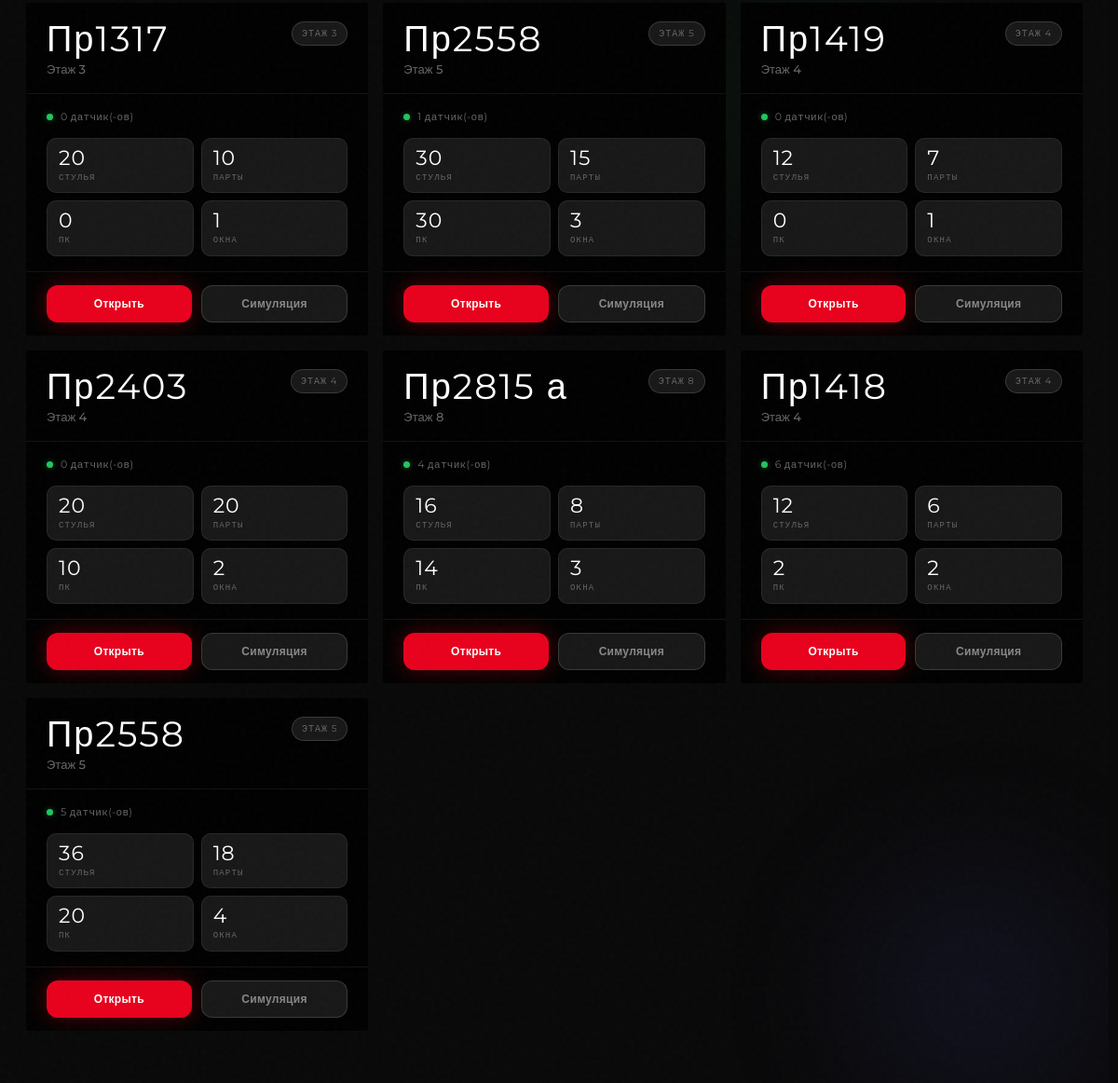
Before: /dashboard/ (signed in, lower part) with the older database file.
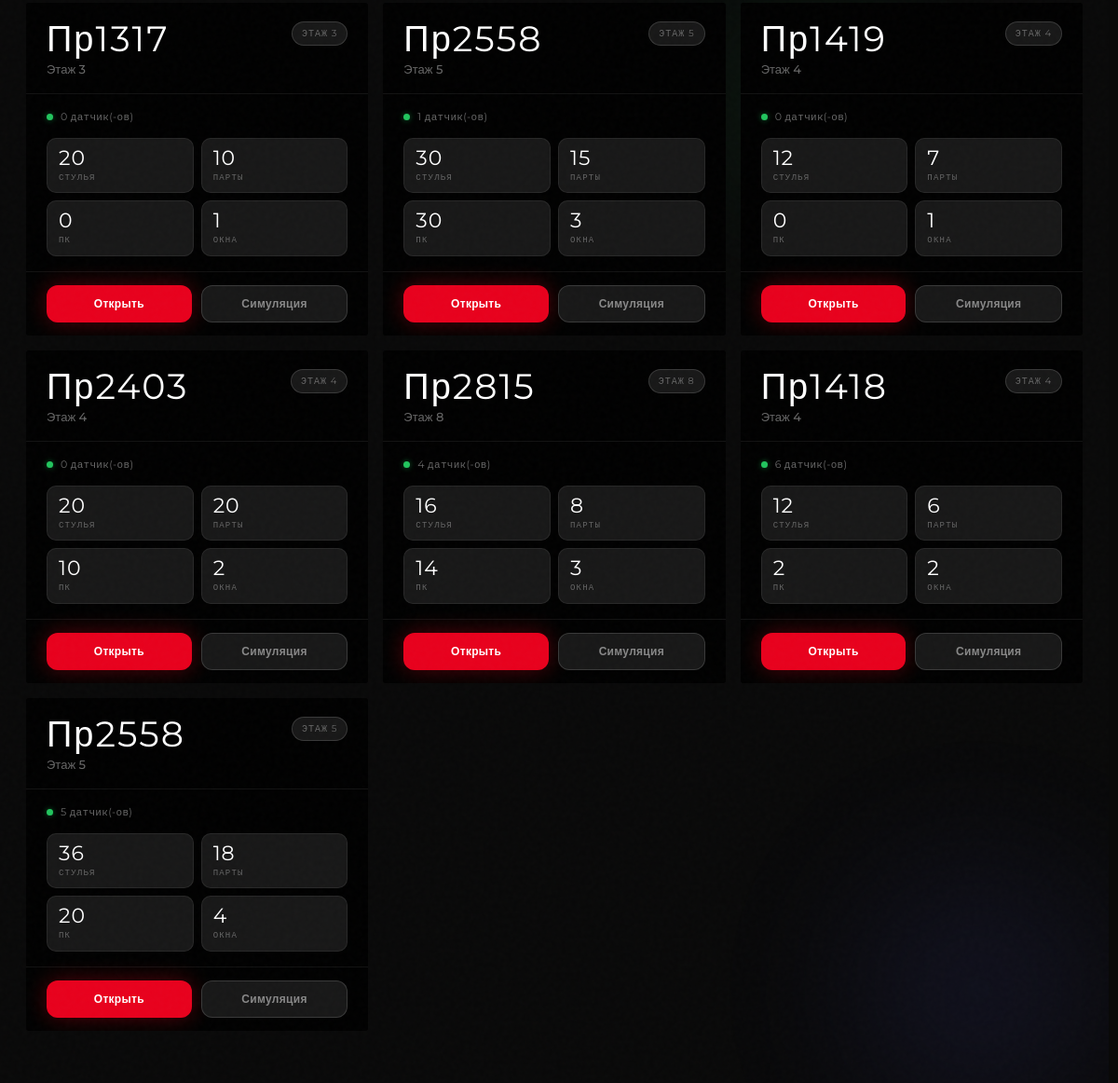
After: the same page with the newer database file.
### university/models.py (models this page shows, shortened)
class Room(models.Model):
    BUILDING_CHOICES = [
        (1, "1 корпус"),
        (2, "2 корпус"),
    ]
    name = models.CharField("Название кабинета", max_length=50)
    building = models.PositiveSmallIntegerField("Корпус", choices=BUILDING_CHOICES, default=1)
    floor = models.IntegerField("Этаж")
    chairs = models.IntegerField("Количество стульев", default=0)
    desks = models.IntegerField("Количество парт", default=0)
    computers = models.IntegerField("Количество компьютеров", default=0)
    windows = models.IntegerField("Количество окон", default=0)
    description = models.TextField("Описание кабинета", blank=True)
    window_open = models.BooleanField("Окна открыты", default=False)
    conditioners = models.IntegerField("Количество кондиционеров", default=0)
    class Meta:
        verbose_name = "Кабинет"
        verbose_name_plural = "Кабинеты"

### university/views.py (the view)
# urls.py: path("dashboard/", views.dashboard_home, name="dashboard_home"),
@moderator_or_admin_required
def dashboard_home(request):
    rooms = Room.objects.prefetch_related("sensor_set__sensor_type", "conditioner_set").all()
    profile = getattr(request.user, "profile", None)
    if not request.user.is_superuser:
        rooms = rooms.filter(building=profile.building)
    total_rooms = rooms.count()
    total_sensors = sum(room.sensor_set.count() for room in rooms)
    active_sensors = sum(room.sensor_set.filter(status="active").count() for room in rooms)
    error_sensors = sum(room.sensor_set.filter(status="error").count() for room in rooms)
    context = {
        "rooms": rooms,
        "total_rooms": total_rooms,
        "total_sensors": total_sensors,
        "active_sensors": active_sensors,
        "error_sensors": error_sensors,
        "title": "Панель администратора",
    }
    return render(request, "dashboard/home.html", context)

### university/context_processors.py (called while the page is built, shortened)
def unread_notification_popup(request):
    if not request.user.is_authenticated:
        return {"popup_notifications": []}
    if request.session.get("notifications_popup_shown") is True:
        return {"popup_notifications": []}

### university/templates/dashboard/home.html (shortened to what this page needs)
{% extends "dashboard/base.html" %}
{% block content %}
<div class="office-grid" id="officeGrid">
    {% for room in rooms %}
    <div class="office-card"
         data-name="{{ room.name }}"
         data-floor="{{ room.floor }}">
        <div class="office-card-header">
            <div>
                <div class="office-number">{{ room.name }}</div>
                <div class="office-name">Этаж {{ room.floor }}</div>
            </div>
            <div class="office-floor-badge">ЭТАЖ {{ room.floor }}</div>
        </div>
        <div class="office-card-body">
            <div class="office-sensors-row">
                <div class="sensor-dot ok"></div>
                <span class="sensor-info">{{ room.sensor_set.count }} датчик(-ов)</span>
            </div>
            <div class="office-specs">
                <div class="spec-item">
                    <div class="spec-val">{{ room.chairs }}</div>
                    <div class="spec-label">Стулья</div>
                </div>
                <div class="spec-item">
                    <div class="spec-val">{{ room.desks }}</div>
                    <div class="spec-label">Парты</div>
                </div>
                <div class="spec-item">
                    <div class="spec-val">{{ room.computers }}</div>
                    <div class="spec-label">ПК</div>
                </div>
                <div class="spec-item">
                    <div class="spec-val">{{ room.windows }}</div>
                    <div class="spec-label">Окна</div>
                </div>
            </div>
        </div>
        <div class="office-card-footer">
            <a class="btn" href="{% url 'university:room_detail' room.id %}">Открыть</a>
            <a class="btn btn-secondary" href="{% url 'university:room_simulate' room.id %}">Симуляция</a>
        </div>
    </div>
    {% endfor %}
</div>
{% endblock %}

Changed rows visible on the page:
changed Room (number 5 of 7 on the later page): name "Пр2815 а" → "Пр2815"
